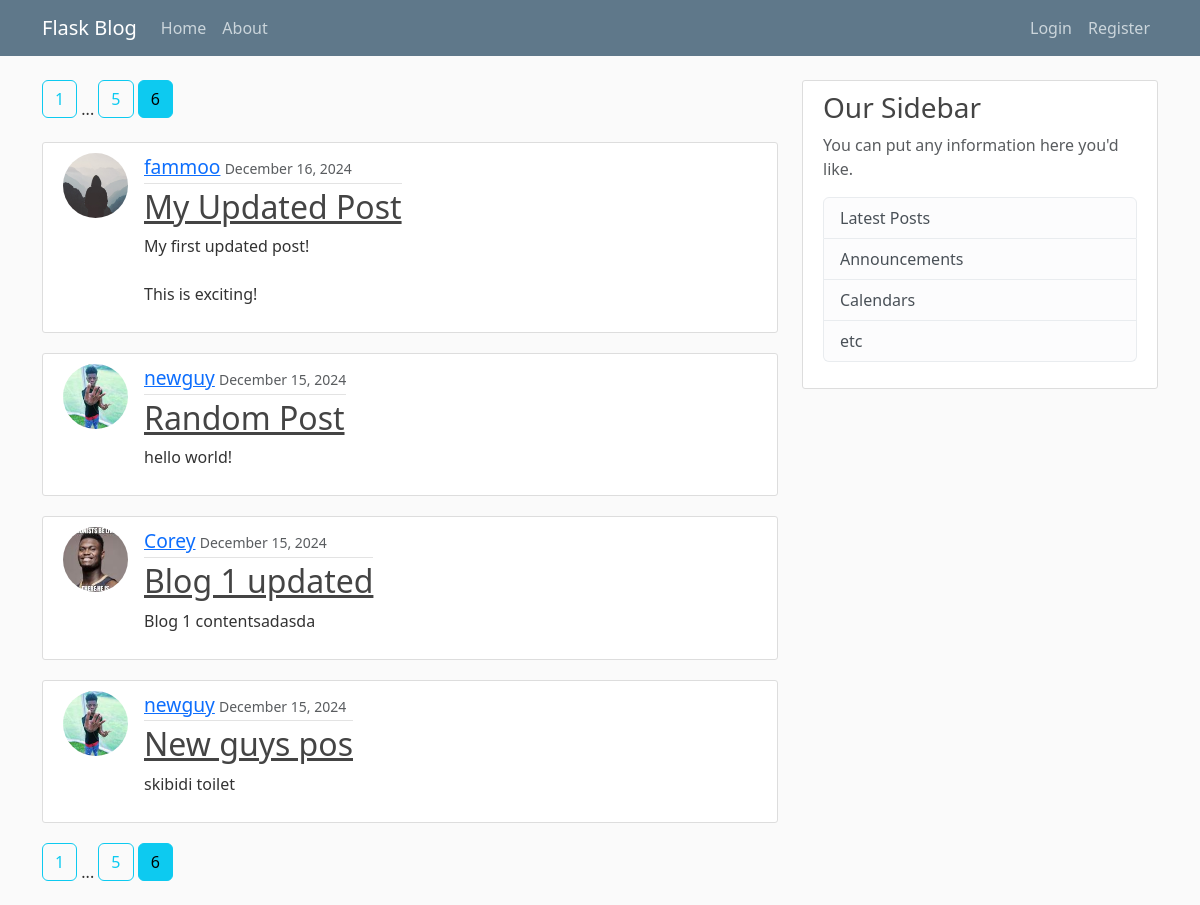
Screenshot of /home?page=6 with the database file from the repository.
### flaskblog/posts/models.py (models this page shows, shortened)
class Post(db.Model):
    __tablename__ = 'post'
    id = db.Column(db.Integer, primary_key=True)
    title = db.Column(db.String(100), nullable=False)
    date_posted = db.Column(db.DateTime, nullable=False, default=datetime.utcnow)
    content = db.Column(db.Text, nullable=False)
    user_id = db.Column(db.Integer, db.ForeignKey("user.id"), nullable=False)

### flaskblog/users/models.py (models this page shows, shortened)
class User(db.Model, UserMixin):
    __tablename__ = 'user'
    id = db.Column(db.Integer, primary_key=True)
    username = db.Column(db.String(20), unique=True, nullable=False)
    email = db.Column(db.String(120), unique=True, nullable=False)
    image_file = db.Column(db.String(20), nullable=False)
    password = db.Column(db.String(60), nullable=False)
    posts = db.relationship("Post", backref="author", lazy=True)

### flaskblog/main/routes.py (the view)
@main.route("/")
@main.route("/home")
def home():
    page = request.args.get("page", 1, type=int)
    posts = Post.query.order_by(Post.date_posted.desc()).paginate(page=page, per_page=5)
    return render_template("home.html", title="Home", posts=posts)

### flaskblog/templates/home.html
{% extends "layout.html" %}
{% set active_page = "Home" %}
{% block content %}
{% macro render_pagination() %}
	{% for page_num in posts.iter_pages(left_edge=1, right_edge=1, left_current=1, right_current=1) %}
		{% if page_num %}
			{% set page_btn_class = "btn mb-4 " + ("btn-info" if posts.page == page_num else "btn-outline-info") %}
			<a class="{{ page_btn_class }}" href="{{ url_for('main.home', page=page_num) }}">{{ page_num }}</a>
		{% else %}
			...
		{% endif %}
	{% endfor %}
{% endmacro %}
{{ render_pagination() }}
{% for post in posts.items %}
<article class="d-flex content-section">
	<img class="rounded-circle article-img" src="{{url_for('static', filename='profile_pics/' + post.author.image_file) }}" alt="">
	<div class="media-body">
		<div class="article-metadata">
			<a style="font-size: larger;" class="mr-2" href="{{ url_for('users.user_posts', username=post.author.username) }}">{{ post.author.username }}</a>
			<small class="text-muted">{{ post.date_posted.strftime('%B %d, %Y') }}</small>
		</div>
		<h2><a class="article-title" href="{{ url_for('posts.post', post_id=post.id) }}">{{ post.title }}</a></h2>
		<p class="article-content">{{ post.content }}</p>
	</div>
</article>
{% endfor %}
{{ render_pagination() }}
{% endblock content %}

### flaskblog/static/main.css (style rules this page uses)
body { background: #fafafa; color: #333333; margin-top: 5rem; }
h1, h2, h3, h4, h5, h6 { color: #444444; }
.content-section { background: #ffffff; padding: 10px 20px; border: 1px solid #dddddd; border-radius: 3px; margin-bottom: 20px; }
.article-title { color: #444444; }
.article-content { white-space: pre-line; }
.article-img { height: 65px; width: 65px; margin-right: 16px; }
.article-metadata { padding-bottom: 1px; margin-bottom: 4px; border-bottom: 1px solid #e3e3e3 }

### rows the page displays
Post: image_file (placeholder picture), author.username "fammoo", date_posted "December 16, 2024", title "My Updated Post", content "My first updated post! This is exciting!"
Post: image_file (picture), author.username "newguy", date_posted "December 15, 2024", title "Random Post", content "hello world!"
Post: image_file (picture), author.username "Corey", date_posted "December 15, 2024", title "Blog 1 updated", content "Blog 1 contentsadasda"
Post: image_file (picture), author.username "newguy", date_posted "December 15, 2024", title "New guys pos", content "skibidi toilet"

### other values shown
{{ page.title }} "Home" "About"
{{ page.title }} "Login" "Register"
{{ page_num }} "1" "5" "6" "1" "5" "6"
